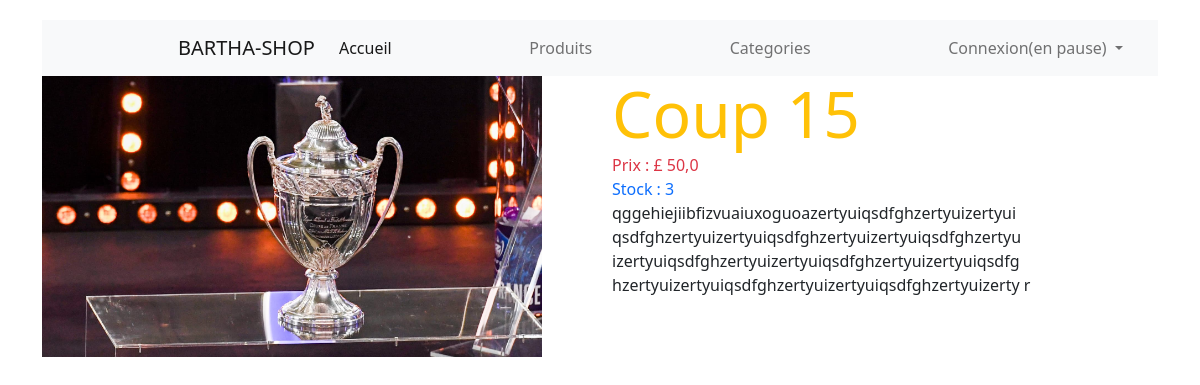
The app's page /product/coup/ with its own data.
### store/models.py (models this page shows, shortened)
class Product(models.Model):
    name = models.CharField(max_length=128)
    slug = models.SlugField(max_length=128)
    price = models.FloatField(default=0.0)
    stock = models.IntegerField(default=0)
    description = models.TextField(blank=True)
    thumbnail = models.ImageField(upload_to="products", blank=True, null=True)
    date_added = models.DateTimeField(auto_now=True)
    categorie = models.ForeignKey(Category, on_delete=models.CASCADE)
    class Meta:
        ordering = ['-date_added']

### store/views.py (the view)
# urls.py: path('product/<str:slug>/', product_detail, name="product"),
def product_detail(request, slug):
    product = get_object_or_404(Product, slug=slug)
    return render(request, 'store/detail.html', context={"product": product})

### store/templates/store/detail.html (shortened to what this page needs)
{% extends 'base.html' %}
{% block content %}
<div class="row">
    <div class="col-md-6">
        <div>
        <img src="{{ product.thumbnail.url }}" alt="{{ product.name }}" style="max-width: 500px;" >
        </div>
    </div>
    <div class="col-md-6">
            <div class="text-warning display-3">
               {{ product.name }}
            </div>
            <div class="text-danger">
              Prix : £ {{ product.price }}
            </div>
            <div class="text-primary">
              Stock : {{ product.stock }}
            </div>
            <div>
               {{ product.description }}
            </div>
    </div>
</div>
{% endblock %}

### ecommerce/static/css/Style.css (style rules this page uses)
body { margin: 0; padding: 0; font-family: montserrat; background: linear-gradient(120deg, #2980b9, #8e44ad, ); height: 10 0vh; overflow: hidden; }
* { padding: 0px; margin: 0px; box-sizing: border-box; }

### records on screen
Product: thumbnail (picture), name "Coup 15", price "50,0", stock "3", description "qggehiejiibfizvuaiuxoguoazertyuiqsdfghzertyuizertyui qsdfghzertyuizertyuiqsdfghzertyuizertyuiqsdfghzertyu izertyuiqsdfghzertyuizertyuiqsdfghzertyuizertyuiqsdfg hzertyuizertyuiqsdfghzertyuizertyuiqsdfghzertyuizerty r"
